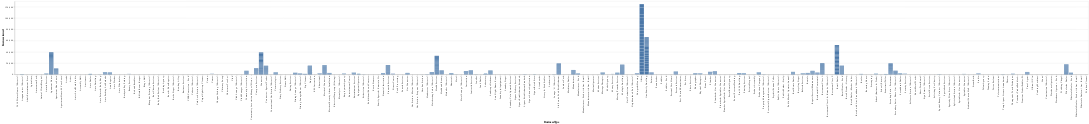

Notebook code cell kept with this figure:
### Code cell
alt.Chart(df_1).mark_bar().encode(alt.X('BusinessType',type = "nominal"),alt.Y("label:Q",title = "Licenses issued")).add_selection(
    brush
)

### Figure 1 — Vega-Lite specification as saved in the notebook (floating-point values rounded to 4 significant figures; data arrays with more than 128 entries replaced by an {"elided": "..."} marker saying what was removed)
{"config": {"view": {"continuousWidth": 400, "continuousHeight": 300}}, "data": {"name": "data-bbd1b89fe9f365cedbd5d674fd12bd99"}, "mark": "bar", "encoding": {"x": {"type": "nominal", "field": "BusinessType"}, "y": {"type": "quantitative", "field": "label", "title": "Licenses issued"}}, "selection": {"selector002": {"type": "interval"}}, "$schema": "https://vega.github.io/schema/vega-lite/v4.0.2.json", "datasets": {"data-bbd1b89fe9f365cedbd5d674fd12bd99": {"elided": "3927 records"}}}
